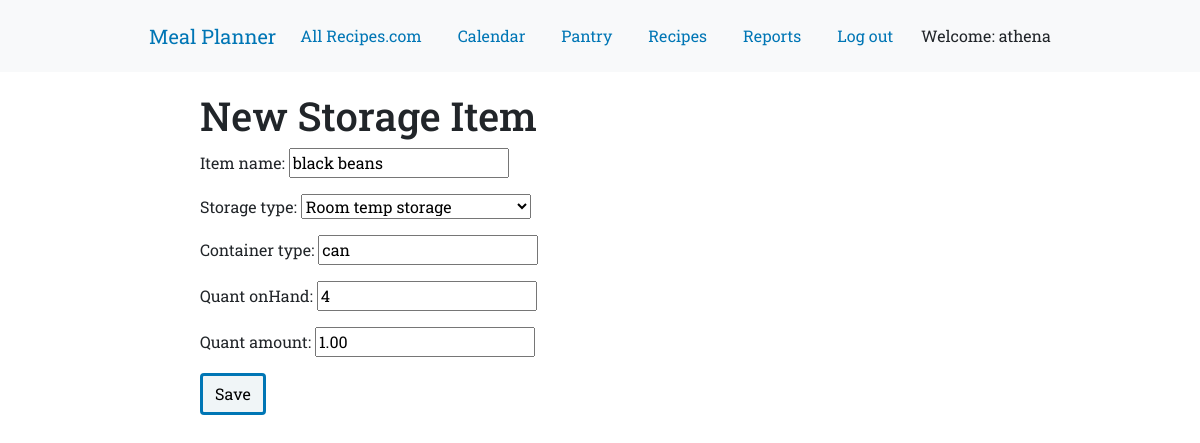
The page /storageitem/11/edit/ (signed in) on the database its author committed.
### appFood/models.py (models this page shows, shortened)
class StorageItem(models.Model):
    PANTRY = 1
    FRIDGE = 2
    FREEZER = 3
    LOCALE = (
        (PANTRY, ('Room temp storage')),
        (FRIDGE, ('Fridge - cold storage')),
        (FREEZER, ('Freezer - really cold storage')),
    )
    item_name = models.CharField(max_length=250)
    storage_type = models.PositiveSmallIntegerField(choices = LOCALE, default = PANTRY,)
    container_type = models.CharField(max_length=50, default = 'null')
    quant_onHand = models.PositiveIntegerField(default=0)
    quant_amount = models.DecimalField(max_digits=5, decimal_places=2)
    item_count = models.PositiveIntegerField(default=0)
    class Meta:
        ordering = ['item_name']

### appFood/views.py (the view)
# urls.py: path('storageitem/<int:pk>/edit/', views.UpdateStorageItemView.as_view(), name='storageitem_edit'),
class UpdateStorageItemView(LoginRequiredMixin, UpdateView):
    login_url = '/login/'
    redirect_field_name = 'appFood/storageitem_detail.html'
    form_class = StorageItemForm
    model = StorageItem

### appFood/forms.py
class StorageItemForm(forms.ModelForm):
    class Meta:
        model = StorageItem
        exclude = ('item_count',) # Used for reporting purposes, most used items
        widgets = {
            'item_name' : forms.TextInput(attrs={'class': 'textinputclass'}),
            'storage_type' : forms.Select(attrs={'class': 'choiceselectclass'}),
            'container_type' : forms.TextInput(attrs={'class': 'textinputclass'}),
            'quant_onHand' : forms.NumberInput(attrs={'class': 'numberinputclass'}),
            'quant_amount' : forms.NumberInput(attrs={'class': 'numberinputclass'}),
        }

### appFood/templates/appFood/storageitem_form.html (shortened to what this page needs)
{% extends "appFood/base.html" %}
{% block content %}
<div class="content">
  <h1>New Storage Item</h1>
  <form method="POST" class="post-form">
    {{form.as_p}}
    <button type="submit" class="save btn btn-default">Save</button>
  </form>
</div>
{% endblock %}

### appFood/templates/appFood/base.html (shortened to what this page needs)
<!DOCTYPE html>
{% load static %}
<html lang="en" dir="ltr">
  <head>
    <link href="https://cdn.jsdelivr.net/npm/bootstrap@5.0.0-beta1/dist/css/bootstrap.min.css" rel="stylesheet"
>
    <link rel="stylesheet" type="text/css" href="{% static 'css/food.css' %}">
    <link href="https://maxcdn.bootstrapcdn.com/font-awesome/4.7.0/css/font-awesome.min.css" rel="stylesheet">
  </head>
  <body class='loader'>
    <nav>
      <div class="navbar navbar-expand-lg bg-light techfont">
        <div class="navbar">
          <div class="navbar-nav align-items-center">
            <a class="navbar-brand bigbrand" href="{% url 'home' %}">Meal Planner</a>
            <a class="nav-item nav-link" href="https://www.allrecipes.com/recipes/">All Recipes.com</a>
          <div class="navbar-nav align-items-center ml-auto">
            {% if user.is_authenticated %}
              <a class="nav-item nav-link" href="{% url 'calendar' %}">Calendar</a>
              <a class="nav-item nav-link" href="{% url 'storageitem_list' %}">Pantry</a>
              <a class="nav-item nav-link" href="{% url 'recipe_list' %}">Recipes</a>
              <a class='nav-item nav-link' href="{% url 'reports' %}">Reports</a>
              <a class="nav-item nav-link" href="{% url 'logout' %}">Log out</a>
              <a >Welcome: {{ user.username }}</a>
            {% else %}
              <a class="nav-item nav-link" href="{% url 'login' %}" aria-label="Login">
                <span class="fa fa-user" aria-hidden="true"></span> Login</a>
            {% endif %}
          </div>
        </div>
      </div>
    </nav>
  {% block content %}
  {% endblock %}
  </body>
</html>

### appFood/static/css/food.css (style rules this page uses)
body { font-family: 'Roboto Slab', serif; }
.navbar { display: flex; align-items: center; justify-content: center; padding: 10; }
.nav-item { margin-right: 20px; }
.content { margin: 20px 200px 70px; }
.btn { outline: none; color: black; background-color: #f0f5f7; border: 3px solid #0076b5; box-shadow: 0 0 0 0; margin-right: 3px; }
a { color: #0076b5; }

### rows shown on the page
StorageItem: item_name "black beans", storage_type "Room temp storage", container_type "can", quant_onHand "4", quant_amount "1.00"

### other values the page prints
{{ user.username }} "athena"
